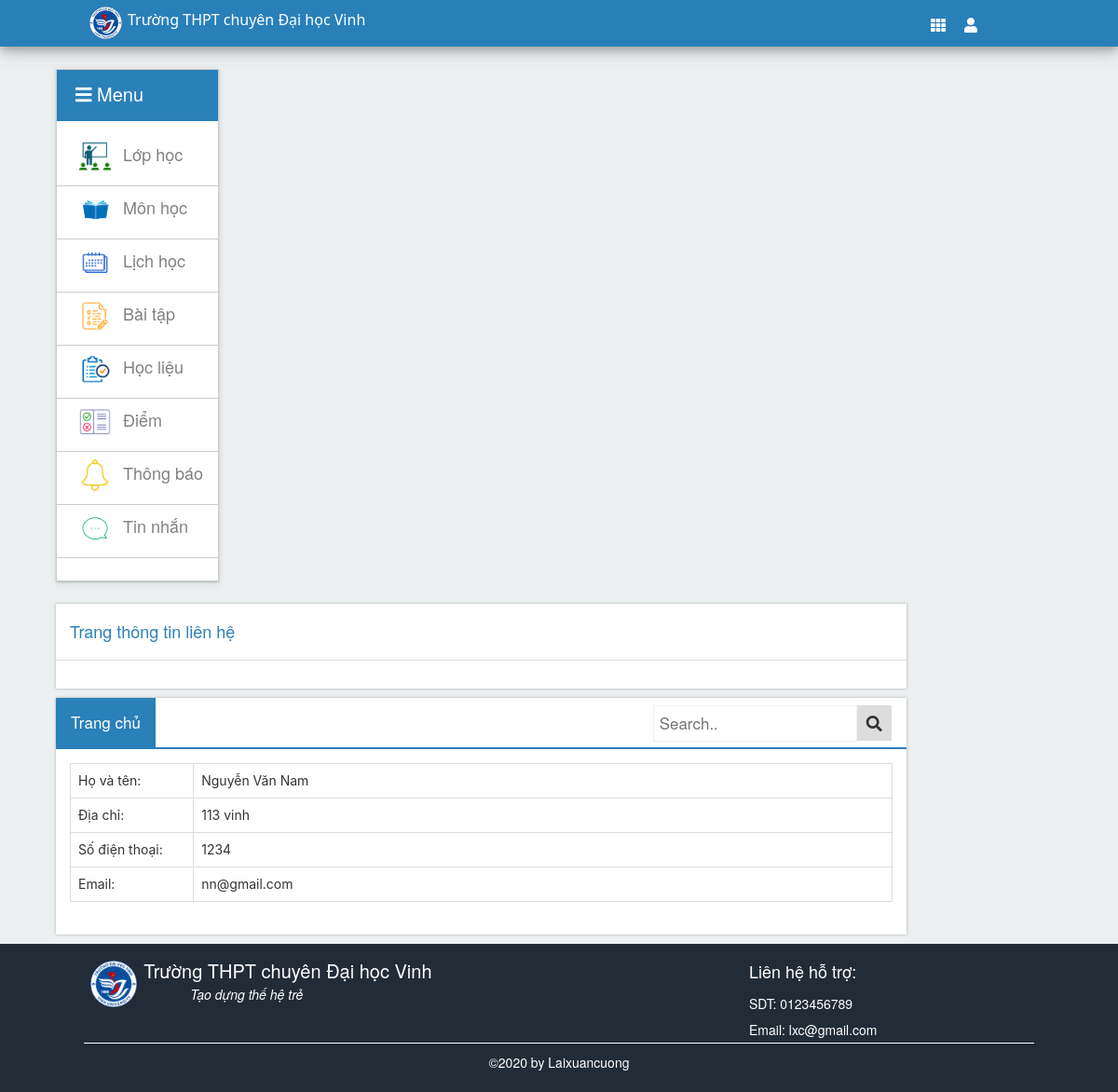
The app's page /hs/thongtin.php?magv=1 (signed in) with its own data.
### tables this page shows
CREATE TABLE `phancong_cn` (
  `id_pc_cn` int NOT NULL,
  `magv` int NOT NULL,
  `malh` int NOT NULL,
  `id_namhoc` int NOT NULL
);

CREATE TABLE `giaovien` (
  `magv` int NOT NULL,
  `hoten_dem` varchar(50) NOT NULL,
  `ten_gv` varchar(30) NOT NULL,
  `password` varchar(20) NOT NULL,
  `chucvu` varchar(30) NOT NULL,
  `gioitinh` varchar(20) NOT NULL,
  `diachi` varchar(50) NOT NULL,
  `sodt` varchar(11) NOT NULL,
  `email` varchar(30) NOT NULL,
  `tinhtrang` int NOT NULL DEFAULT '1',
  `quyen` int NOT NULL DEFAULT '0',
  `ngaydk` date NOT NULL
);

### hs/thongtin.php (the view, shortened to what this page needs)
<?php require "header-hs.php"; ?>
<div class="main">
    <div class="wrap-main">
        <?php require "menu-hs.php"; ?>
        <div class="list-main">
            <div class="list-row">
                <div class="panel-header" style="background: white; border-bottom: 1px solid #dddddd">
                    <table style="width: 100%">
                        <tbody>
                            <tr>
                                <td>
                                    <h4>Trang thông tin liên hệ</h4>
                                </td>
                            </tr>
                        </tbody>
                    </table>
                </div>
                <form action="" method="POST">
                    <div class="panel-body">
                    </div>
            </div>
            <div class="list-row">
                <div class="topnav">
                    <a class="active" href="./index.php">Trang chủ</a>
                    <div class="search-container">
                        <form action="" method="POST">
                            <input type="text" placeholder="Search.." name="ten">
                            <button type="submit" name="search" value="search"><i class="fa fa-search"></i></button>
                        </form>
                    </div>
                </div>
                <form action="" method="POST">
                    <div class="panel-body">
                        <table class="table table-bordered" cellspacing="0" cellpadding="5" rules="all" border="1">
                            <?php
                            if (isset($_POST['thongtin'])) {
                                $magv = $_POST["magv"];
                                $sql = "SELECT * FROM giaovien gv INNER JOIN phancong_cn pccn ON gv.magv = pccn.magv INNER JOIN lop l ON pccn.malh = l.malh
                                    WHERE pccn.id_namhoc = (SELECT MAX(id_namhoc) FROM phancong_cn) AND gv.magv = " . $magv . "
                                        ";
                                $hoso_gv = $conn->query($sql);
                            } elseif (isset($_GET['magv'])) {
                                $magv = $_GET["magv"];
                                $sql = "SELECT * FROM giaovien gv INNER JOIN phancong_cn pccn ON gv.magv = pccn.magv INNER JOIN lop l ON pccn.malh = l.malh
                                    WHERE pccn.id_namhoc = (SELECT MAX(id_namhoc) FROM phancong_cn) AND gv.magv = " . $magv . "
                                        ";
                                $hoso_gv = $conn->query($sql);
                            }
                            foreach ($hoso_gv as $row) { ?>
                                <tbody>
                                    <tr>
                                        <td width="15%">
                                            Họ và tên:
                                        </td>
                                        <td>
                                            <?php echo " " . $row['hoten_dem'] . " " . $row['ten_gv'] . " " ?>
                                        </td>
                                    </tr>
                                    <tr>
                                        <td width="15%">
                                            Địa chỉ:
                                        </td>
                                        <td>
                                            <?php echo $row['diachi'] ?>
                                        </td>
                                    </tr>
                                    <tr>
                                        <td width="15%">
                                            Số điện thoại:
                                        </td>
                                        <td>
                                            <?php echo $row['sodt'] ?>
                                        </td>
                                    </tr>
                                    <tr>
                                        <td width="15%">
                                            Email:
                                        </td>
                                        <td>
                                            <?php echo $row['email'] ?>
                                        </td>
                                    </tr>
                                </tbody>
                            <?php } ?>
                        </table>
                    </div>
            </div>
        </div>
    </div>
</div>
<?php require "footer.php"; ?>

### libs/css/style.css (style rules this page uses)
*, html { padding: 0; margin: 0; }
body { font-family: "arial", serif; background-color: #ecf0f1 !important; ; }
.wrap-main { width: 90%; margin: auto; padding-top: 2%; }

### libs/css/menu.css (style rules this page uses)
body { font-family: "Lato", sans-serif; }

### libs/css/box_show.css (style rules this page uses)
* { box-sizing: border-box; }
body { margin: 0; font-family: Arial, Helvetica, sans-serif; }
.topnav { overflow: inherit; position: -webkit-sticky; position: sticky; background-color: #ffffff; border-bottom: 2px solid #2a80b9; }
.topnav a { float: left; display: block; color: black; text-align: center; padding: 14px 16px; text-decoration: none; font-size: 17px; }
.topnav a.active { background-color: #2a80b9; color: white; }
.topnav .search-container { float: right; }
.topnav input[type=text] { padding: 6px; margin-top: 8px; font-size: 17px; border: 1px solid #f1f1f1; }
.topnav .search-container button { float: right; padding: 10.5px 10px; margin-top: 8px; margin-right: 16px; background: #ddd; font-size: 17px; border: none; cursor: pointer; }

### libs/css/list_row.css (style rules this page uses)
.list-row { overflow: auto; float: left; height: auto; width: 84.5%; max-height: 365px; background-color: #ffffff; margin-bottom: 1%; box-shadow:0 0 5px #aaa; -webkit-box-shadow:0 0 3px #aaa; -moz-box-shadow:0 0 3px #aaa; -o-box-shadow:0 0 3px #aaa; }
.panel-header { padding: 10px 15px; color: #2a80b9; }
.panel-body { overflow-x: hidden; padding: 10px; font-size: 15px; font-family: -apple-system, BlinkMacSystemFont, 'Segoe UI', Roboto, Oxygen, Ubuntu, Cantarell, 'Open Sans', 'Helvetica Neue', sans-serif; }
.panel-body table { font-size: 14px; }
.panel-body td { padding: 5px; }

### records on screen
phancong_cn: magv.hoten_dem "Nguyễn Văn", magv.ten_gv "Nam", magv.diachi "113 vinh", magv.sodt "1234", magv.email "nn@gmail.com"
